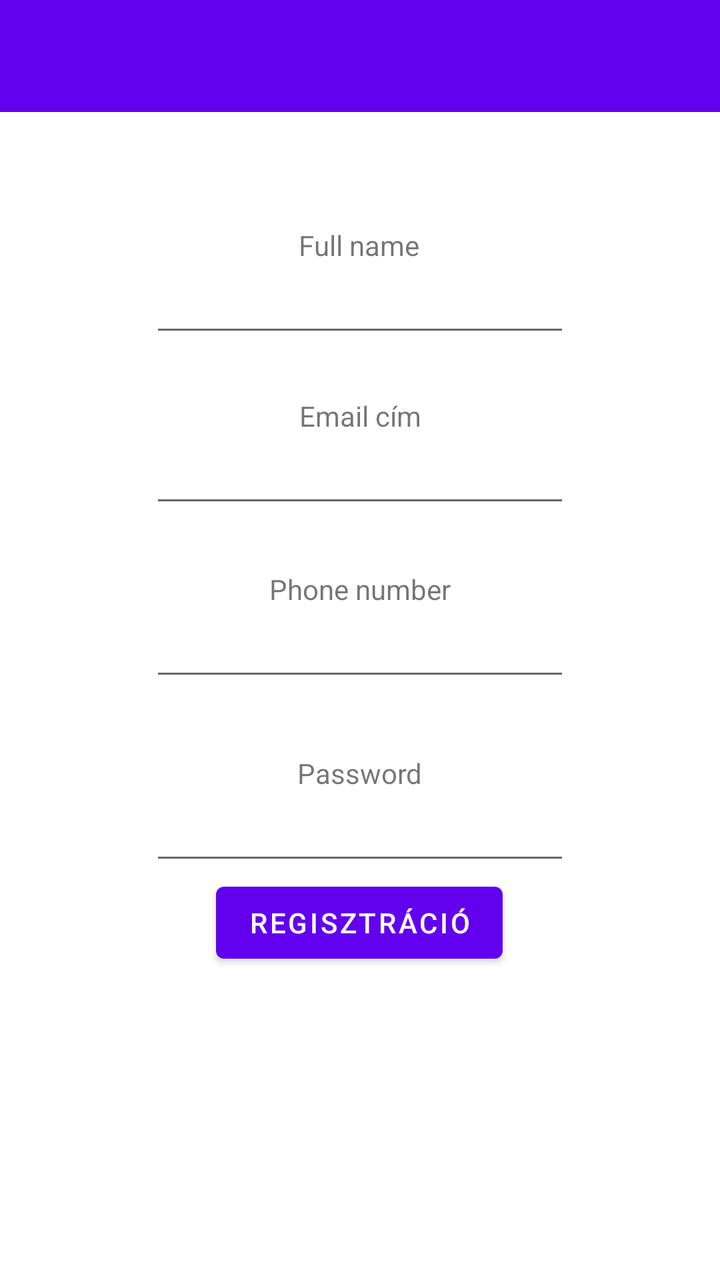
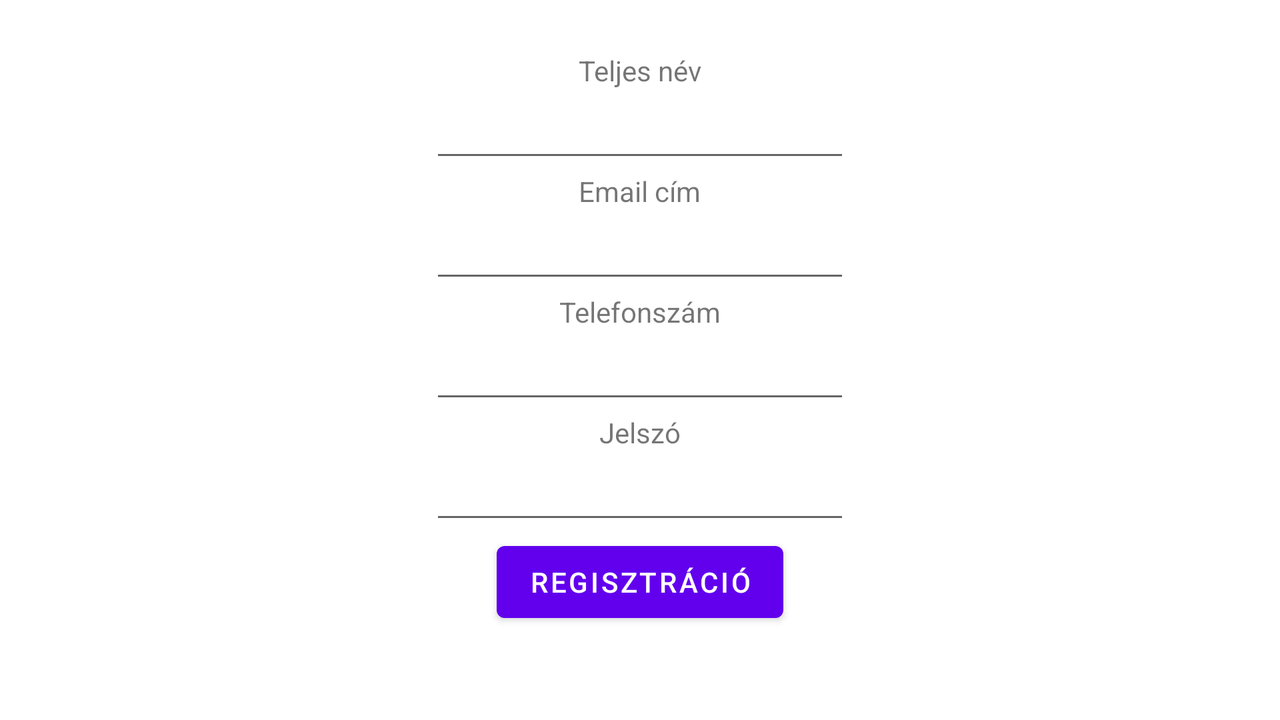

Two renders of one Android screen. The first uses the default layout on a phone; the second uses the alternative layout the repository ships for a different screen configuration, on a matching device. The two XML files are below.
<!-- AndroidManifest.xml: application theme Theme.Massageappointment -->
<!-- res/layout/sign_up.xml -->
<?xml version="1.0" encoding="utf-8"?>
<androidx.constraintlayout.widget.ConstraintLayout xmlns:android="http://schemas.android.com/apk/res/android"
    xmlns:app="http://schemas.android.com/apk/res-auto"
    xmlns:tools="http://schemas.android.com/tools"
    android:layout_width="match_parent"
    android:layout_height="match_parent"
    tools:context=".SignUp">

    <Button
        android:id="@+id/signUpSignUpButton"
        android:layout_width="wrap_content"
        android:layout_height="wrap_content"
        android:onClick="onSignUp"
        android:text="@string/sign_up"
        app:layout_constraintBottom_toBottomOf="parent"
        app:layout_constraintEnd_toEndOf="parent"
        app:layout_constraintHorizontal_bias="0.498"
        app:layout_constraintStart_toStartOf="parent"
        app:layout_constraintTop_toBottomOf="@+id/signUpPasswordTextView"
        app:layout_constraintVertical_bias="0.0" />

    <EditText
        android:id="@+id/signUpEmailTextView"
        android:layout_width="wrap_content"
        android:layout_height="wrap_content"
        android:ems="10"
        android:inputType="textEmailAddress"
        app:layout_constraintBottom_toBottomOf="parent"
        app:layout_constraintEnd_toEndOf="parent"
        app:layout_constraintStart_toStartOf="parent"
        app:layout_constraintTop_toBottomOf="@+id/signUpEmailLabel"
        app:layout_constraintVertical_bias="0.0" />

    <EditText
        android:id="@+id/signUpPasswordTextView"
        android:layout_width="wrap_content"
        android:layout_height="wrap_content"
        android:ems="10"
        android:inputType="textPassword"
        app:layout_constraintBottom_toBottomOf="parent"
        app:layout_constraintEnd_toEndOf="parent"
        app:layout_constraintStart_toStartOf="parent"
        app:layout_constraintTop_toBottomOf="@+id/signUpPasswordLabel"
        app:layout_constraintVertical_bias="0.0" />

    <TextView
        android:id="@+id/signUpPasswordLabel"
        android:layout_width="wrap_content"
        android:layout_height="wrap_content"
        android:text="Password"
        app:layout_constraintBottom_toBottomOf="parent"
        app:layout_constraintEnd_toEndOf="parent"
        app:layout_constraintStart_toStartOf="parent"
        app:layout_constraintTop_toBottomOf="@+id/signUpTelTextView"
        app:layout_constraintVertical_bias="0.115" />

    <TextView
        android:id="@+id/signUpEmailLabel"
        android:layout_width="wrap_content"
        android:layout_height="wrap_content"
        android:text="@string/email_address"
        app:layout_constraintBottom_toBottomOf="parent"
        app:layout_constraintEnd_toEndOf="parent"
        app:layout_constraintStart_toStartOf="parent"
        app:layout_constraintTop_toBottomOf="@+id/signUpFullNameTextView"
        app:layout_constraintVertical_bias="0.056" />

    <TextView
        android:id="@+id/signUpFullNameLabel"
        android:layout_width="wrap_content"
        android:layout_height="wrap_content"
        android:text="Full name"
        app:layout_constraintBottom_toBottomOf="parent"
        app:layout_constraintEnd_toEndOf="parent"
        app:layout_constraintHorizontal_bias="0.498"
        app:layout_constraintStart_toStartOf="parent"
        app:layout_constraintTop_toBottomOf="@+id/signUpToolbar"
        app:layout_constraintVertical_bias="0.101" />

    <TextView
        android:id="@+id/signUpTelLabel"
        android:layout_width="wrap_content"
        android:layout_height="wrap_content"
        android:text="Phone number"
        app:layout_constraintBottom_toBottomOf="parent"
        app:layout_constraintEnd_toEndOf="parent"
        app:layout_constraintStart_toStartOf="parent"
        app:layout_constraintTop_toBottomOf="@+id/signUpEmailTextView"
        app:layout_constraintVertical_bias="0.073" />

    <EditText
        android:id="@+id/signUpFullNameTextView"
        android:layout_width="wrap_content"
        android:layout_height="wrap_content"
        android:ems="10"
        android:inputType="textPersonName"
        app:layout_constraintBottom_toBottomOf="parent"
        app:layout_constraintEnd_toEndOf="parent"
        app:layout_constraintStart_toStartOf="parent"
        app:layout_constraintTop_toBottomOf="@+id/signUpFullNameLabel"
        app:layout_constraintVertical_bias="0.0" />

    <EditText
        android:id="@+id/signUpTelTextView"
        android:layout_width="wrap_content"
        android:layout_height="wrap_content"
        android:ems="10"
        android:inputType="phone"
        app:layout_constraintBottom_toBottomOf="parent"
        app:layout_constraintEnd_toEndOf="parent"
        app:layout_constraintStart_toStartOf="parent"
        app:layout_constraintTop_toBottomOf="@+id/signUpTelLabel"
        app:layout_constraintVertical_bias="0.0" />

    <androidx.appcompat.widget.Toolbar
        android:id="@+id/signUpToolbar"
        android:layout_width="0dp"
        android:layout_height="wrap_content"
        android:background="?attr/colorPrimary"
        android:minHeight="?attr/actionBarSize"
        android:theme="?attr/actionBarTheme"
        app:layout_constraintBottom_toBottomOf="parent"
        app:layout_constraintEnd_toEndOf="parent"
        app:layout_constraintHorizontal_bias="0.0"
        app:layout_constraintStart_toStartOf="parent"
        app:layout_constraintTop_toTopOf="parent"
        app:layout_constraintVertical_bias="0.0" />

    <TextView
        android:id="@+id/signUpErrorTextView"
        android:layout_width="wrap_content"
        android:layout_height="wrap_content"
        android:text="@string/error_message_simple"
        android:visibility="invisible"
        app:layout_constraintBottom_toBottomOf="parent"
        app:layout_constraintEnd_toEndOf="parent"
        app:layout_constraintStart_toStartOf="parent"
        app:layout_constraintTop_toBottomOf="@+id/signUpSignUpButton"
        app:layout_constraintVertical_bias="0.0" />

</androidx.constraintlayout.widget.ConstraintLayout>
<!-- resources referenced by this layout -->
<resources>
  <string name="email_address">Email cím</string>
  <string name="error_message_simple">Hiba, kérlek ellenőrizd az adataidat!</string>
  <string name="sign_up">Regisztráció</string>
  <style name="Theme.Massageappointment" parent="Theme.MaterialComponents.DayNight.DarkActionBar">
          
          <item name="colorPrimary">@color/purple_500</item>
          <item name="colorPrimaryVariant">@color/purple_700</item>
          <item name="colorOnPrimary">@color/white</item>
          
          <item name="colorSecondary">@color/teal_200</item>
          <item name="colorSecondaryVariant">@color/teal_700</item>
          <item name="colorOnSecondary">@color/black</item>
          
          <item name="android:statusBarColor" tools:targetApi="l">?attr/colorPrimaryVariant</item>
          
      </style>
</resources>
<!-- res/layout-land/sign_up.xml (the repository's variant of the layout above) -->
<!-- drawn on the phone turned sideways -->
<?xml version="1.0" encoding="utf-8"?>
<LinearLayout android:layout_width="match_parent"
    android:layout_height="match_parent"
    android:orientation="horizontal"
    tools:context=".home.SignUp"
    xmlns:tools="http://schemas.android.com/tools"
    xmlns:android="http://schemas.android.com/apk/res/android">

    <LinearLayout
        android:layout_width="match_parent"
        android:layout_height="match_parent"
        android:gravity="center"
        android:orientation="vertical">

        <TextView
            android:id="@+id/signUpFullNameLabel"
            android:layout_width="wrap_content"
            android:layout_height="wrap_content"
            android:text="@string/full_name" />

        <EditText
            android:id="@+id/signUpFullNameTextView"
            android:layout_width="wrap_content"
            android:layout_height="wrap_content"
            android:ems="10"
            android:inputType="textPersonName" />

        <TextView
            android:id="@+id/signUpEmailLabel"
            android:layout_width="wrap_content"
            android:layout_height="wrap_content"
            android:text="@string/email_address" />

        <EditText
            android:id="@+id/signUpEmailTextView"
            android:layout_width="wrap_content"
            android:layout_height="wrap_content"
            android:ems="10"
            android:inputType="textEmailAddress" />

        <TextView
            android:id="@+id/signUpTelLabel"
            android:layout_width="wrap_content"
            android:layout_height="wrap_content"
            android:text="@string/tel_number" />

        <EditText
            android:id="@+id/signUpTelTextView"
            android:layout_width="wrap_content"
            android:layout_height="wrap_content"
            android:ems="10"
            android:inputType="phone" />

        <TextView
            android:id="@+id/signUpPasswordLabel"
            android:layout_width="wrap_content"
            android:layout_height="wrap_content"
            android:text="@string/password" />

        <EditText
            android:id="@+id/signUpPasswordTextView"
            android:layout_width="wrap_content"
            android:layout_height="wrap_content"
            android:ems="10"
            android:inputType="textPassword" />

        <Button
            android:id="@+id/signUpSignUpButton"
            android:layout_width="wrap_content"
            android:layout_height="wrap_content"
            android:onClick="onSignUp"
            android:text="@string/sign_up" />

        <TextView
            android:id="@+id/signUpErrorLabel"
            android:layout_width="wrap_content"
            android:layout_height="wrap_content"
            android:text="@string/error_message_simple"
            android:visibility="invisible" />
    </LinearLayout>

</LinearLayout>
<!-- resources referenced by the variant -->
<!-- as the phone turned sideways resolves them -->
<resources>
  <string name="email_address">Email cím</string>
  <string name="error_message_simple">Hiba, kérlek ellenőrizd az adataidat!</string>
  <string name="full_name">Teljes név</string>
  <string name="password">Jelszó</string>
  <string name="sign_up">Regisztráció</string>
  <string name="tel_number">Telefonszám</string>
  <style name="Theme.Massageappointment" parent="Theme.MaterialComponents.DayNight.DarkActionBar">
          
          <item name="colorPrimary">@color/purple_500</item>
          <item name="colorPrimaryVariant">@color/purple_700</item>
          <item name="colorOnPrimary">@color/white</item>
          
          <item name="colorSecondary">@color/teal_200</item>
          <item name="colorSecondaryVariant">@color/teal_700</item>
          <item name="colorOnSecondary">@color/black</item>
          
          <item name="android:statusBarColor" tools:targetApi="l">?attr/colorPrimaryVariant</item>
          
      </style>
</resources>
